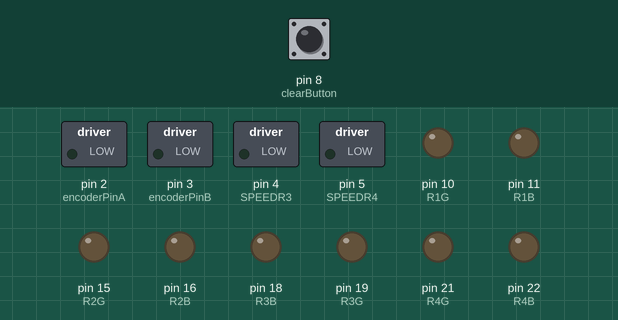
Recording of a sketch running on a simulated Arduino Mega 2560, built with avr-gcc and run on an emulated ATmega2560. Parts: switched loads named in the sketch (green lamp = pin HIGH), output pins drawn as LEDs (lit = HIGH). The inputs (shaded band) are chosen by the test bench; at power-on: pin 8 (clearButton) HIGH. What the sketch prints to the serial monitor is not drawn.

Above: at 3.2 s.
3.3 s: pin 8 (clearButton) pulled LOW for 0.15 s
4.9 s: pin 8 (clearButton) pulled LOW for 1 s
Timing chart, 0 to 7.9 s (numbered marks = the images above; inputs shaded):
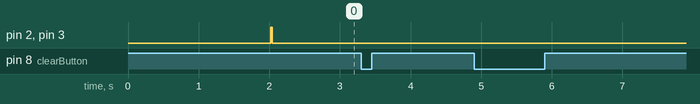

Measured:
- after the input at 3.3 s, every drawn part: stays the same
- after the input at 4.9 s, every drawn part: stays the same

The sketch:

auto_analog_control.ino
```cpp
#include <PS2X_lib.h>
//#include <avr/wdt.h>

#define PS2_DAT 47
#define PS2_CMD 46
#define PS2_SEL 45
#define PS2_CLK 44

//ตัวแปร encoder
enum PinAssignments {
  encoderPinA = 2, // ขา S1
  encoderPinB = 3, // ขา S2
  clearButton = 8  // ขา Key
                   // จ่ายไฟที่ขา +5v และ gnd
};
volatile unsigned int encoderPos = 0;  // สำหรับนับจำนวน
unsigned int lastReportedPos = 1;   // change management
static boolean rotating = false;    // debounce management
boolean A_set = false;
boolean B_set = false;

//ความไวมอเตอร
int SPEED = 100;

//Moter A
int R1G     = 10;
int R1B     = 11;
int SPEEDR1 = 2;

//Moter B
int R2G     = 15;
int R2B     = 16;
int SPEEDR2 = 3;

//Motor C
int R3G     = 19;
int R3B     = 18;
int SPEEDR3  = 4;

//Motor D
int R4G     = 21;
int R4B     = 22;
int SPEEDR4  = 5;

// automode
boolean m = false; // เปลี่ยนโหมด
boolean s = false;

PS2X ps2x;
void setup() {
 // wdt_enable(WDTO_1S);

 //setup encoder
  pinMode(encoderPinA, INPUT_PULLUP); // กำหนดโหมดเป็นแบบ Input pullup
  pinMode(encoderPinB, INPUT_PULLUP);
  pinMode(clearButton, INPUT_PULLUP);
  attachInterrupt(0, doEncoderA, CHANGE); //ทำงานแบบ interrupt เบอร์ 0 ในนี้คือขา pin 2
  attachInterrupt(1, doEncoderB, CHANGE); //ทำงานแบบ interrupt เบอร์ 1 ในนี้คือขา pin 3

  delay(1000);
  Serial.begin(9600);
  Serial.println("กำลังเชื่อมต่อ...");
  while (true) {
    int error = ps2x.config_gamepad(PS2_CLK, PS2_CMD, PS2_SEL, PS2_DAT, false, false);
    if (error == 0) {
      Serial.println("เชื่อมต่อแล้ว");
      delay(1000);
      break;
    }
    delay(500);
  }

  //เซ็ตค่าOUTPUT-INPUT
  //moter A
  pinMode(R1G, OUTPUT);
  pinMode(R1B, OUTPUT);
  pinMode(SPEEDR1, OUTPUT);
  //moter B
  pinMode(R2G, OUTPUT);
  pinMode(R2B, OUTPUT);
  pinMode(SPEEDR2, OUTPUT);
  //moter C
  pinMode(R3G, OUTPUT);
  pinMode(R3B, OUTPUT);
  pinMode(SPEEDR3, OUTPUT);
  //moter D
  pinMode(R4G, OUTPUT);
  pinMode(R4B, OUTPUT);
  pinMode(SPEEDR4, OUTPUT);
}

void doEncoderA() {
  // debounce
  if ( rotating ) delay (1);  // หน่วงเวลาป้องกันสัญญาณบกวน debounce

  // เช็คว่ามีบิดสวิตช์
  if ( digitalRead(encoderPinA) != A_set ) { // debounce once more
    A_set = !A_set;
    // adjust counter + if A leads B
    if ( A_set && !B_set )
      encoderPos += 1;
    rotating = false;  // no more debouncing until loop() hits again
  }
}

// Interrupt on B changing state, same as A above
void doEncoderB() {
  if ( rotating ) delay (1);
  if ( digitalRead(encoderPinB) != B_set ) {
    B_set = !B_set;
    //  adjust counter - 1 if B leads A
    if ( B_set && !A_set )
      encoderPos -= 1;
    rotating = false;
  }
}

void SmartAuto(){
  if(s == true && m == true){

  }
}

void analog(){
 if(s == false){
  if(ps2x.Analog(PSS_RX) > 190){
    analogWrite(SPEEDR1, SPEED);
    digitalWrite(R1G, HIGH);
    digitalWrite(R1B, LOW);
    analogWrite(SPEEDR2, SPEED);
    digitalWrite(R2G, LOW);
    digitalWrite(R2B, HIGH);
    analogWrite(SPEEDR3, SPEED);
    digitalWrite(R3G, HIGH);
    digitalWrite(R3B, LOW);
    analogWrite(SPEEDR4, SPEED);
    digitalWrite(R4G, LOW);
    digitalWrite(R4B, HIGH);
    Serial.println("หมุนขวา");
}else if(ps2x.Analog(PSS_RX) < 70){
    analogWrite(SPEEDR1, SPEED);
    digitalWrite(R1G, LOW);
    digitalWrite(R1B, HIGH);
    analogWrite(SPEEDR2, SPEED);
    digitalWrite(R2G, HIGH);
    digitalWrite(R2B, LOW);
    analogWrite(SPEEDR3, SPEED);
    digitalWrite(R3G, LOW);
    digitalWrite(R3B, HIGH);
    analogWrite(SPEEDR4, SPEED);
    digitalWrite(R4G, HIGH);
    digitalWrite(R4B, LOW);
    Serial.println("หมุนซ้าย");
}else if (ps2x.Analog(PSS_LY) < 70) {
    analogWrite(SPEEDR1, SPEED);
    digitalWrite(R1G, HIGH);
    digitalWrite(R1B, LOW);
    analogWrite(SPEEDR2, SPEED);
    digitalWrite(R2G, HIGH);
    digitalWrite(R2B, LOW);
    analogWrite(SPEEDR3, SPEED);
    digitalWrite(R3G, HIGH);
    digitalWrite(R3B, LOW);
    analogWrite(SPEEDR4, SPEED);
    digitalWrite(R4G, HIGH);
    digitalWrite(R4B, LOW);
    Serial.println("Up");
     //wdt_reset();
  }else if (ps2x.Analog(PSS_LY) > 190) {
    analogWrite(SPEEDR1, SPEED);
    digitalWrite(R1G, LOW);
    digitalWrite(R1B, HIGH);
    analogWrite(SPEEDR2, SPEED);
    digitalWrite(R2G, LOW);
    digitalWrite(R2B, HIGH);
    analogWrite(SPEEDR3, SPEED);
    digitalWrite(R3G, LOW);
    digitalWrite(R3B, HIGH);
    analogWrite(SPEEDR4, SPEED);
    digitalWrite(R4G, LOW);
    digitalWrite(R4B, HIGH);
    Serial.println("Down");
    //wdt_reset();
  }else if (ps2x.Analog(PSS_LX) < 70) {
    analogWrite(SPEEDR1, SPEED);
    digitalWrite(R1G, LOW);
    digitalWrite(R1B, HIGH);
    analogWrite(SPEEDR2, SPEED);
    digitalWrite(R2G, HIGH);
    digitalWrite(R2B, LOW);
    analogWrite(SPEEDR3, SPEED);
    digitalWrite(R3G, HIGH);
    digitalWrite(R3B, LOW);
    analogWrite(SPEEDR4, SPEED);
    digitalWrite(R4G, LOW);
    digitalWrite(R4B, HIGH);
    Serial.println("Left");
    //wdt_reset();
  }else if (ps2x.Analog(PSS_LX) > 190) {
    analogWrite(SPEEDR1, SPEED);
    digitalWrite(R1G, HIGH);
    digitalWrite(R1B, LOW);
    analogWrite(SPEEDR2, SPEED);
    digitalWrite(R2G, LOW);
    digitalWrite(R2B, HIGH);
    analogWrite(SPEEDR3, SPEED);
    digitalWrite(R3G, LOW);
    digitalWrite(R3B, HIGH);
    analogWrite(SPEEDR4, SPEED);
    digitalWrite(R4G, HIGH);
    digitalWrite(R4B, LOW);
    Serial.println("Right");
    //wdt_reset();
   }else{
    analogWrite(SPEEDR1,0);
    digitalWrite(R1G, LOW);
    digitalWrite(R1B, LOW);
    analogWrite(SPEEDR2,0);
    digitalWrite(R2G, LOW);
    digitalWrite(R2B, LOW);
    analogWrite(SPEEDR3,0);
    digitalWrite(R3G, LOW);
    digitalWrite(R3B, LOW);
    analogWrite(SPEEDR4,0);
    digitalWrite(R4G, LOW);
    digitalWrite(R4B, LOW);
    Serial.println("Stop");
}
  delay(20);
 }
}

void loop() {
  ps2x.read_gamepad(false, false);
    if(ps2x.Button(PSB_R3)){
      s = true;
    }
    if(ps2x.Button(PSB_SELECT)){
    m = true;
  }else if(ps2x.Button(PSB_SELECT) && m == true){
    m = false;
    s = false;
  }
    rotating = true;  // reset the debouncer

  if (lastReportedPos != encoderPos) {
    Serial.print("Index:");
    Serial.println(encoderPos, DEC);
    lastReportedPos = encoderPos;
  }
  if (digitalRead(clearButton) == LOW )  {
    encoderPos = 0;
    Serial.println("Click:Reset Index");
    delay(200);
  }
  gear();
  analog();
  SmartAuto();
  delay(20);
}

void gear(){
  if(ps2x.Button(PSB_R1)){
    SPEED = 50;
  }else if(ps2x.Button(PSB_R2)){
    SPEED = 255;
  }else{
    SPEED = 100;

    }
  Serial.print(SPEED);
  delay(20);
}
```
